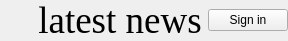
         <widget class="QFrame" name="frame_5">
          <property name="maximumSize">
           <size>
            <width>16777215</width>
            <height>40</height>
           </size>
          </property>
          <property name="frameShape">
           <enum>QFrame::NoFrame</enum>
          </property>
          <property name="frameShadow">
           <enum>QFrame::Raised</enum>
          </property>
          <layout class="QHBoxLayout" name="horizontalLayout_12">
           <property name="leftMargin">
            <number>12</number>
           </property>
           <property name="topMargin">
            <number>0</number>
           </property>
           <property name="rightMargin">
            <number>0</number>
           </property>
           <property name="bottomMargin">
            <number>0</number>
           </property>
           <item>
            <widget class="QLabel" name="news_icon">
             <property name="sizePolicy">
              <sizepolicy hsizetype="Fixed" vsizetype="Fixed">
               <horstretch>0</horstretch>
               <verstretch>0</verstretch>
              </sizepolicy>
             </property>
             <property name="maximumSize">
              <size>
               <width>40</width>
               <height>40</height>
              </size>
             </property>
             <property name="text">
              <string/>
             </property>
             <property name="pixmap">
              <pixmap>../icons/news.png</pixmap>
             </property>
             <property name="scaledContents">
              <bool>true</bool>
             </property>
            </widget>
           </item>
           <item>
            <widget class="QLabel" name="name_label">
             <property name="maximumSize">
              <size>
               <width>70</width>
               <height>16777215</height>
              </size>
             </property>
             <property name="text">
              <string/>
             </property>
             <property name="wordWrap">
              <bool>true</bool>
             </property>
            </widget>
           </item>
           <item>
            <widget class="QLabel" name="latest_news_header">
             <property name="font">
              <font>
               <family>Times New Roman</family>
               <pointsize>28</pointsize>
              </font>
             </property>
             <property name="text">
              <string>latest news</string>
             </property>
             <property name="alignment">
              <set>Qt::AlignCenter</set>
             </property>
             <property name="wordWrap">
              <bool>true</bool>
             </property>
            </widget>
           </item>
           <item>
            <widget class="QFrame" name="frame_12">
             <property name="maximumSize">
              <size>
               <width>100</width>
               <height>16777215</height>
              </size>
             </property>
             <property name="layoutDirection">
              <enum>Qt::LeftToRight</enum>
             </property>
             <property name="frameShape">
              <enum>QFrame::NoFrame</enum>
             </property>
             <property name="frameShadow">
              <enum>QFrame::Raised</enum>
             </property>
             <layout class="QHBoxLayout" name="horizontalLayout_13">
              <property name="leftMargin">
               <number>0</number>
              </property>
              <property name="topMargin">
               <number>0</number>
              </property>
              <property name="rightMargin">
               <number>0</number>
              </property>
              <property name="bottomMargin">
               <number>0</number>
              </property>
              <item>
               <widget class="QPushButton" name="signIn_button">
                <property name="sizePolicy">
                 <sizepolicy hsizetype="Fixed" vsizetype="Fixed">
                  <horstretch>0</horstretch>
                  <verstretch>0</verstretch>
                 </sizepolicy>
                </property>
                <property name="text">
                 <string>Sign in</string>
                </property>
               </widget>
              </item>
             </layout>
            </widget>
           </item>
          </layout>
         </widget>
